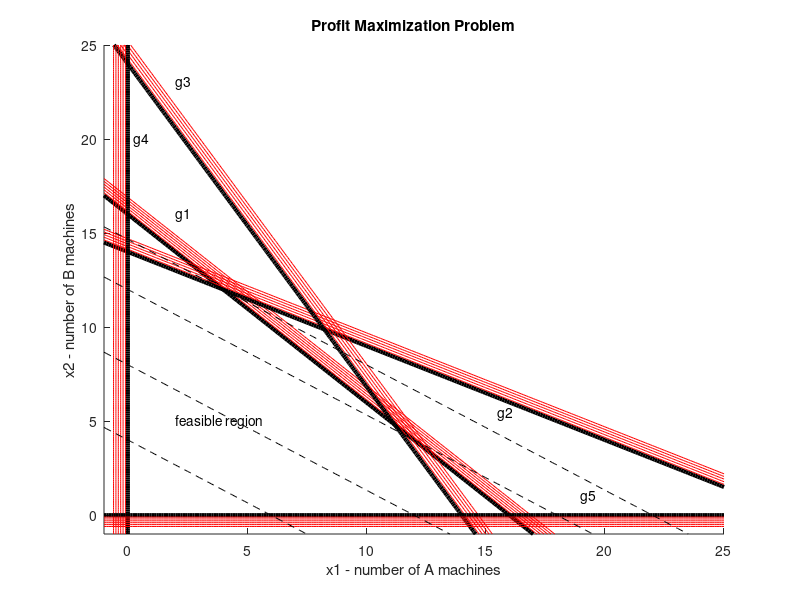

The MATLAB script that drew this image:
clc
clear all
close all

[x1,x2] = meshgrid(-1:0.1:25.0, -1:0.1:25.0);
f= 400*x1+600*x2;
g1= x1+x2-16;
g2 = x1./28 + x2./14 - 1; % scalar division .* ./ .^
g3 = x1/14 + x2/24 - 1;
g4 = -x1;
g5 = -x2;

%Initialization
cla reset
axis auto

%specify labels
xlabel('x1 - number of A machines'), ylabel('x2 - number of B machines')
title('Profit Maximization Problem')
hold on

cv1 = [0 0];
const1 = contour(x1, x2, g1, cv1, 'k', 'LineWidth', 3);
text(2, 16, 'g1')
cv11 = [0.15:0.15:0.9];
const1 = contour(x1, x2, g1, cv11, 'r');

const2 = contour(x1, x2, g2, cv1, 'k', 'LineWidth', 3);
text(15.5, 5.4, 'g2');
cv21=[0.01:0.01:0.05];
const1 = contour(x1, x2, g2, cv21, 'r');

const3 = contour(x1, x2, g3, cv1, 'k', 'LineWidth', 3);
const3 = contour(x1, x2, g3, cv21, 'r');
text(2, 23, 'g3');

cv41=[0.1:0.1:.6];
const4 = contour(x1, x2, g4, cv1, 'k', 'LineWidth', 3);
const4 = contour(x1, x2, g4, cv41, 'r');
text(.25, 20, 'g4');

const5 = contour(x1, x2, g5, cv1, 'k', 'LineWidth', 3);
const5 = contour(x1, x2, g5, cv41, 'r');
text(19, 1, 'g5');

text(2,5, 'feasible region')
fv=[2400, 4800, 7200, 8800];
fs=contour(x1, x2, f, fv, 'k--');
hold off